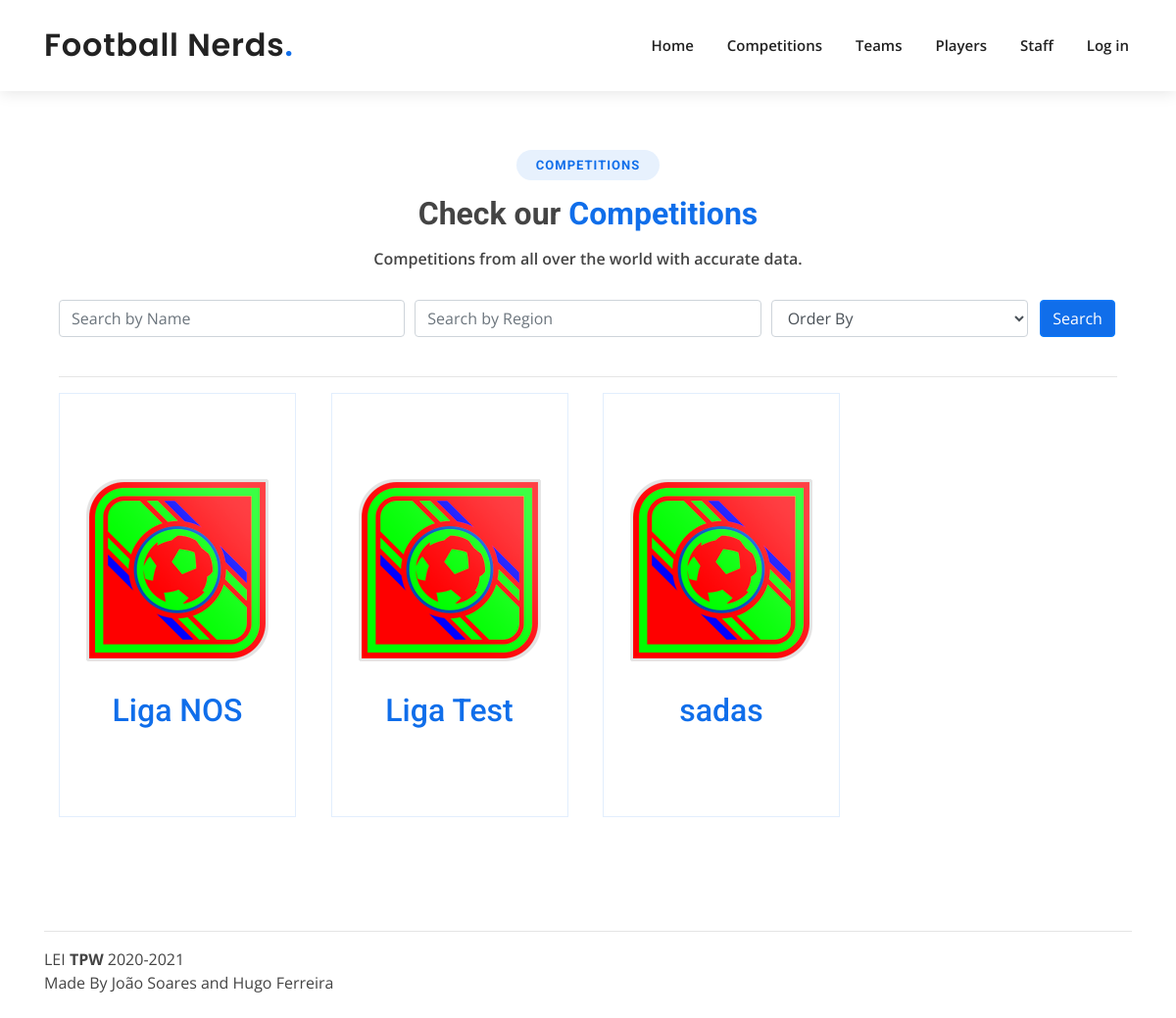
The app's page /competitions/ with its own data.
### app/models.py (models this page shows, shortened)
class Competition(models.Model):
    full_name = models.CharField(max_length=70)
    competition_badge_img = models.ImageField(upload_to=compdir, default="competitions/default_league.png")
    teams = models.ManyToManyField(Team, through='ClubPlaysIn')
    region = models.CharField(max_length=70)
    """season = models.CharField(max_length=5, validators=[RegexValidator(
        regex='[0-9]{4}-[0-9]{4}',
        message='Season must follow the format year-year',
        code='invalid_season'
    )])"""

### app/views.py (the view)
# urls.py: path('competitions/', views.competitions, name='competitions'),
def competitions(request):
    if request.method == 'POST':
        form = CompetitionFilterForm(request.POST)
        if form.is_valid():
            full_name = form.cleaned_data['full_name']
            region = form.cleaned_data['region']
            order = form.cleaned_data['order']
            print('Parameters:')
            print(full_name)
            print(order)
            if order != '':
                t_parms = {
                    'competitions': Competition.objects.filter(full_name__contains=full_name,
                                                               region__contains=region).order_by(order),
                    'form': CompetitionFilterForm()
                }
            else:
                t_parms = {
                    'competitions': Competition.objects.filter(full_name__contains=full_name, region__contains=region),
                    'form': CompetitionFilterForm()
                }
    else:
        t_parms = {
            'competitions': Competition.objects.all(),
            'form': CompetitionFilterForm()
        }
    return render(request, 'competitions.html', t_parms)

### app/forms.py
class CompetitionFilterForm(forms.Form):
    CHOICES = (
        ('', 'Order By'),
        ('region', 'Region'),
        ('full_name', 'Full Name'),
    )
    full_name = forms.CharField(label='Search by Name', required=False)
    region = forms.CharField(label='Search by Region', required=False)
    order = forms.ChoiceField(choices=CHOICES, required=False)
    def __init__(self, *args, **kwargs):
        super().__init__(*args, **kwargs)
        for myField in self.fields:
            if self.fields[myField] != 'order':
                self.fields[myField].widget.attrs['class'] = "form-control mb-2 mr-sm-2"
                self.fields[myField].widget.attrs['placeholder'] = self.fields[myField].label

### templates/competitions.html (shortened to what this page needs)
{% extends 'layout.html' %}
{% load  static %}
{% block content %}
    <section id="services" class="services" >
        <div class="section-title">
          <h2>Competitions</h2>
          <h3>Check our <span>Competitions</span></h3>
          <p>Competitions from all over the world with accurate data.</p>
        </div>
      <div class="container" data-aos="fade-up">
          <form class="form-row" style="text-align: center" action="{% url 'competitions' %}" method="post">
              <div class="form-group col-md-4">
              {{ form.full_name }}
              </div>
              <div class="form-group col-md-4">
              {{ form.region }}
              </div>
              <div class="form-group col-md-3">
              {{ form.order }}
              </div>
              <div class="form-group col-md-1">
              <button class="btn btn-primary" style="background: #106eea;" name="search" type="submit" value="search">Search</button>
              </div>
          </form>
      <hr>
        <div class="row">
            {% for competition in competitions %}
          <div class="col-md-6 col-lg-3 d-flex align-items-stretch mb-5 mb-lg-3">
            <div class="icon-box" data-aos="fade-up" data-aos-delay="100">
                <a href="{{ competition.id }}"><img class="center"  src="{% static 'img/' %}{{ competition.competition_badge_img }}"></a>
                <br>
                <h2 class="ClubName" style="text-align: center"><a  class="ClubName" href="{{ competition.id }}">{{ competition.full_name }}</a></h2>
            </div>
          </div>
            {% endfor %}
        </div>
      </div>
    </section>
{% endblock %}

### app/static/css/style.css (style rules this page uses)
body { font-family: "Open Sans", sans-serif; color: #444444; }
a { color: #106eea; }
h1, h2, h3, h4, h5, h6 { font-family: "Roboto", sans-serif; }
section { padding: 60px 0; overflow: hidden; }
.section-title { text-align: center; padding-bottom: 30px; }
.section-title h2 { font-size: 13px; letter-spacing: 1px; font-weight: 700; padding: 8px 20px; margin: 0; background: #e7f1fd; color: #106eea; display: inline-block; text-transform: uppercase; border-radius: 50px; }
.section-title h3 { margin: 15px 0 0 0; font-size: 32px; font-weight: 700; }
.section-title h3 span { color: #106eea; }
.section-title p { margin: 15px auto 0 auto; font-weight: 600; }
@media (min-width: 1024px) { .section-title p { width: 50%; } }
.services .icon-box { text-align: center; border: 1px solid #e2eefd; padding: 80px 20px; transition: all ease-in-out 0.3s; background: #fff; }

### templates/competitions.html (style rules this page uses)
.center { display: block; margin-left: auto; margin-right: auto; width: 100%; }

### records on screen
Competition: competition_badge_img (placeholder picture), full_name "Liga NOS"
Competition: competition_badge_img (placeholder picture), full_name "Liga Test"
Competition: competition_badge_img (placeholder picture), full_name "sadas"
